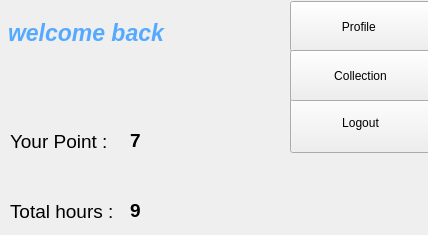
<?xml version="1.0" encoding="UTF-8"?>
<ui version="4.0">
 <class>volunteerprofile</class>
 <widget class="QWidget" name="volunteerprofile">
  <property name="geometry">
   <rect>
    <x>0</x>
    <y>0</y>
    <width>428</width>
    <height>235</height>
   </rect>
  </property>
  <property name="windowTitle">
   <string>volunteerprofile</string>
  </property>
  <property name="styleSheet">
   <string notr="true"/>
  </property>
  <widget class="QWidget" name="verticalLayoutWidget_2">
   <property name="geometry">
    <rect>
     <x>240</x>
     <y>-40</y>
     <width>2</width>
     <height>2</height>
    </rect>
   </property>
   <layout class="QVBoxLayout" name="verticalLayout_2"/>
  </widget>
  <widget class="QLabel" name="welcomemsg">
   <property name="geometry">
    <rect>
     <x>8</x>
     <y>13</y>
     <width>191</width>
     <height>41</height>
    </rect>
   </property>
   <property name="font">
    <font>
     <family>MS Shell Dlg 2</family>
     <pointsize>17</pointsize>
     <weight>75</weight>
     <bold>true</bold>
    </font>
   </property>
   <property name="text">
    <string>&lt;html&gt;&lt;head/&gt;&lt;body&gt;&lt;p&gt;&lt;span style=&quot; font-style:italic; color:#55aaff;&quot;&gt;welcome back &lt;/span&gt;&lt;/p&gt;&lt;/body&gt;&lt;/html&gt;</string>
   </property>
   <property name="textFormat">
    <enum>Qt::AutoText</enum>
   </property>
  </widget>
  <widget class="QPushButton" name="pushlogout">
   <property name="geometry">
    <rect>
     <x>290</x>
     <y>92</y>
     <width>141</width>
     <height>61</height>
    </rect>
   </property>
   <property name="text">
    <string>Logout</string>
   </property>
  </widget>
  <widget class="QPushButton" name="pushprofile">
   <property name="geometry">
    <rect>
     <x>290</x>
     <y>1</y>
     <width>141</width>
     <height>51</height>
    </rect>
   </property>
   <property name="styleSheet">
    <string notr="true"/>
   </property>
   <property name="text">
    <string>Profile </string>
   </property>
  </widget>
  <widget class="QPushButton" name="collection">
   <property name="geometry">
    <rect>
     <x>290</x>
     <y>50</y>
     <width>141</width>
     <height>51</height>
    </rect>
   </property>
   <property name="text">
    <string>Collection</string>
   </property>
  </widget>
  <widget class="QLabel" name="sumtotal">
   <property name="geometry">
    <rect>
     <x>10</x>
     <y>200</y>
     <width>107</width>
     <height>23</height>
    </rect>
   </property>
   <property name="font">
    <font>
     <pointsize>14</pointsize>
    </font>
   </property>
   <property name="text">
    <string>Total hours :</string>
   </property>
  </widget>
  <widget class="QLabel" name="filler1">
   <property name="geometry">
    <rect>
     <x>130</x>
     <y>130</y>
     <width>71</width>
     <height>21</height>
    </rect>
   </property>
   <property name="font">
    <font>
     <pointsize>14</pointsize>
     <weight>75</weight>
     <bold>true</bold>
    </font>
   </property>
   <property name="text">
    <string>7</string>
   </property>
  </widget>
  <widget class="QLabel" name="sumpoint">
   <property name="geometry">
    <rect>
     <x>10</x>
     <y>130</y>
     <width>99</width>
     <height>23</height>
    </rect>
   </property>
   <property name="font">
    <font>
     <pointsize>14</pointsize>
    </font>
   </property>
   <property name="text">
    <string>Your Point :</string>
   </property>
  </widget>
  <widget class="QLabel" name="filler2">
   <property name="geometry">
    <rect>
     <x>130</x>
     <y>200</y>
     <width>71</width>
     <height>20</height>
    </rect>
   </property>
   <property name="font">
    <font>
     <pointsize>14</pointsize>
     <weight>75</weight>
     <bold>true</bold>
    </font>
   </property>
   <property name="text">
    <string>9</string>
   </property>
  </widget>
 </widget>
 <resources>
  <include location="—Pngtree—push button_1015055.png"/>
 </resources>
 <connections/>
</ui>
